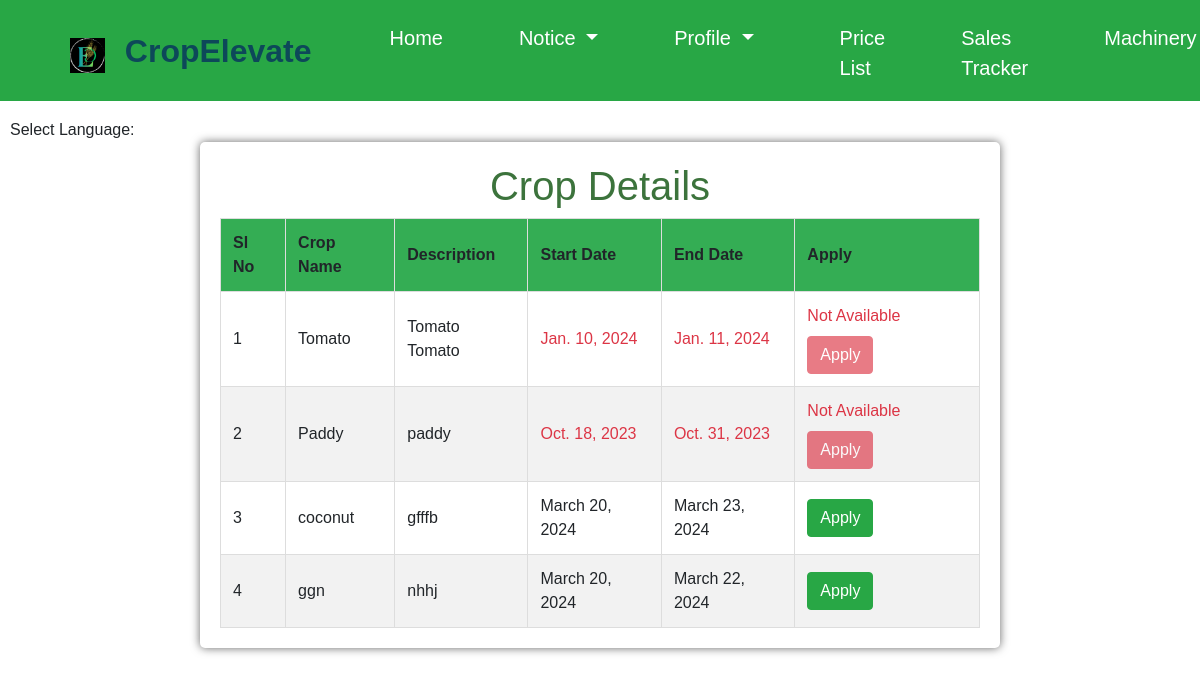
The page /crop (signed in) on the database its author committed.
### ceapp/models.py (models this page shows)
class Crop(models.Model):
    Namec = models.CharField(max_length=100)
    des = models.TextField()
    start_date = models.DateField(null=True, blank=True)
    end_date = models.DateField(null=True, blank=True)
    count = models.PositiveIntegerField(default=0)
    crop_photo = models.ImageField(upload_to='crop_photos/', blank=True, null=True)
    is_active = models.BooleanField(default=True)
    created_at = models.DateTimeField(auto_now_add=True)
    current = models.BooleanField(default=False)

### ceapp/views.py (the view)
# urls.py: path('crop',views.crop,name='crop'),
def crop(request):
    user = request.user
    profile = FarmerProfile.objects.get(user=user)
    today = date.today()
    crops = Crop.objects.all()
    existing_certifications = ApplyCrop.objects.filter(user=user)
    return render(request, 'crop.html', {
        'crops': crops,
        'today': today,
        'profile': profile,
        'existing_certifications': existing_certifications
    })

### templates/crop.html (shortened to what this page needs)
{% load static %}
<!DOCTYPE html>
<html lang="en">
<head>
    <link rel="stylesheet" href="https://maxcdn.bootstrapcdn.com/bootstrap/4.5.2/css/bootstrap.min.css">
    <link rel="stylesheet" href="https://cdn.jsdelivr.net/npm/@mdi/font/css/materialdesignicons.min.css">
    <link rel="stylesheet" href="https://cdnjs.cloudflare.com/ajax/libs/font-awesome/5.15.3/css/all.min.css">
</head>
<body>
    <nav class="navbar navbar-expand-lg navbar-light bg-success fixed-top">
        <img src="{% static 'assets/img/adminlogo1.png' %}" width="35" height="35" alt="" style="margin-top:10px; margin-left:70px;">
        <h2 style="color:#0d4859; padding-left:20px; font-weight:bold; margin-top:10px;" >CropElevate</h2>
        <div class="collapse navbar-collapse" id="navbarNav">
            <ul class="navbar-nav">
                <a href="{% url 'homepage' %}" class="nav-item nav-link active" style="margin-left: 70px;margin-top:5px;color:white; font-size:20px;">Home</a>
                <li class="nav-item dropdown">
                    <a class="nav-link dropdown-toggle nav-hover" href="#" id="navbarDropdown" role="button" data-toggle="dropdown" aria-haspopup="true" aria-expanded="false" style="margin-left: 60px; margin-top:5px;color:white; font-size:20px;">
                        Notice
                    </a>
                </li>
                <li class="nav-item dropdown">
                    <a class="nav-link dropdown-toggle nav-hover" href="#" id="navbarDropdown" role="button" data-toggle="dropdown" aria-haspopup="true" aria-expanded="false" style="margin-left: 60px; margin-top:5px;color:white; font-size:20px;">
                        Profile
                    </a>
                </li>
                <a href="{% url 'pricelist2' %}" class="nav-item nav-link nav-hover" style="margin-left: 70px; margin-top:5px;color:white; font-size:20px;">Price List</a>
                <a href="{% url 'selldetails' %}" class="nav-item nav-link nav-hover" style="margin-left: 60px; margin-top:5px;color:white; font-size:20px;">Sales Tracker</a>
                <a href="{% url 'machinery' %}" class="nav-item nav-link nav-hover" style="margin-left: 60px; margin-top:5px;color:white; font-size:20px;">Machinery</a>
            </ul>
        </div>
    </nav>
    <br><br>
    <div class="language-selector">
        <span>Select Language: </span>
    </div>
    <div class="container">
        <h1 style="color:#3c733c;">Crop Details</h1>
        <table>
            <thead>
                <tr>
                    <th>Sl No</th>
                    <th>Crop Name</th>
                    <th>Description</th>
                    <th>Start Date</th>
                    <th>End Date</th>
                    <th>Apply</th>
                </tr>
            </thead>
            <tbody>
                {% for crop in crops %}
                <tr>
                    <td>{{ forloop.counter }}</td>
                    <td>{{ crop.Namec }}</td>
                    <td>{{ crop.des }}</td>
                    <td>
                        {% if crop.start_date <= today and crop.end_date >= today %}
                            {{ crop.start_date }}
                        {% else %}
                            <span class="text-danger">{{ crop.start_date }}</span>
                        {% endif %}
                    </td>
                    <td>
                        {% if crop.start_date <= today and crop.end_date >= today %}
                            {{ crop.end_date }}
                        {% else %}
                            <span class="text-danger">{{ crop.end_date }}</span>
                        {% endif %}
                    </td>
                    <td>
                        {% if crop.start_date <= today and crop.end_date >= today %}
                            <form method="get" action="{% url 'apply' crop.id %}">
                                <button type="submit" class="btn btn-success">Apply</button>
                            </form>
                        {% else %}
                            <label class="text-danger">Not Available</label>
                            <button type="label" class="btn btn-danger" disabled>Apply</label>
                        {% endif %}
                    </td>
                </tr>
                {% endfor %}
            </tbody>
        </table>
    </div>
</body>
</html>

### rows shown on the page
Crop: Namec "Tomato", des "Tomato Tomato", start_date "Jan. 10, 2024", end_date "Jan. 11, 2024", shows "Not Available"
Crop: Namec "Paddy", des "paddy", start_date "Oct. 18, 2023", end_date "Oct. 31, 2023", shows "Not Available"
Crop: Namec "coconut", des "gfffb", start_date "March 20, 2024", end_date "March 23, 2024"
Crop: Namec "ggn", des "nhhj", start_date "March 20, 2024", end_date "March 22, 2024"
